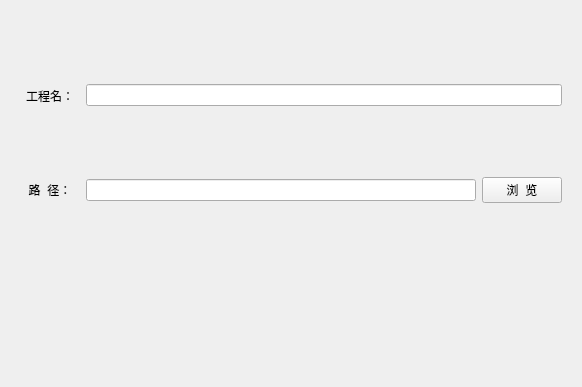
<?xml version="1.0" encoding="UTF-8"?>
<ui version="4.0">
 <class>MyWelcomePage</class>
 <widget class="QWizardPage" name="MyWelcomePage">
  <property name="geometry">
   <rect>
    <x>0</x>
    <y>0</y>
    <width>582</width>
    <height>387</height>
   </rect>
  </property>
  <property name="windowTitle">
   <string>WizardPage</string>
  </property>
  <layout class="QVBoxLayout" name="verticalLayout">
   <item>
    <widget class="QWidget" name="widget" native="true">
     <layout class="QVBoxLayout" name="verticalLayout_2">
      <item>
       <layout class="QHBoxLayout" name="horizontalLayout">
        <item>
         <widget class="QLabel" name="label">
          <property name="minimumSize">
           <size>
            <width>60</width>
            <height>25</height>
           </size>
          </property>
          <property name="text">
           <string>工程名：</string>
          </property>
          <property name="alignment">
           <set>Qt::AlignCenter</set>
          </property>
         </widget>
        </item>
        <item>
         <widget class="QLineEdit" name="proName"/>
        </item>
       </layout>
      </item>
      <item>
       <layout class="QHBoxLayout" name="horizontalLayout_2">
        <item>
         <widget class="QLabel" name="label_2">
          <property name="minimumSize">
           <size>
            <width>60</width>
            <height>25</height>
           </size>
          </property>
          <property name="text">
           <string>路  径：</string>
          </property>
          <property name="alignment">
           <set>Qt::AlignCenter</set>
          </property>
         </widget>
        </item>
        <item>
         <widget class="QLineEdit" name="proPath"/>
        </item>
        <item>
         <widget class="QPushButton" name="viewPath">
          <property name="text">
           <string>浏  览</string>
          </property>
         </widget>
        </item>
       </layout>
      </item>
      <item>
       <widget class="QLabel" name="error">
        <property name="maximumSize">
         <size>
          <width>16777215</width>
          <height>30</height>
         </size>
        </property>
        <property name="text">
         <string/>
        </property>
       </widget>
      </item>
     </layout>
    </widget>
   </item>
  </layout>
 </widget>
 <resources/>
 <connections/>
</ui>
